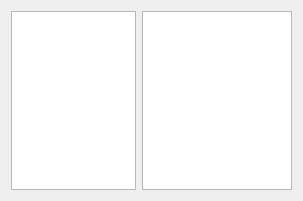
<?xml version="1.0" encoding="UTF-8"?>
<ui version="4.0">
 <class>Form</class>
 <widget class="QWidget" name="Form">
  <property name="geometry">
   <rect>
    <x>0</x>
    <y>0</y>
    <width>303</width>
    <height>201</height>
   </rect>
  </property>
  <property name="windowTitle">
   <string>Form</string>
  </property>
  <layout class="QHBoxLayout" name="horizontalLayout">
   <item>
    <widget class="GraphicsView" name="graphicsView">
     <property name="sizePolicy">
      <sizepolicy hsizetype="Preferred" vsizetype="Expanding">
       <horstretch>0</horstretch>
       <verstretch>0</verstretch>
      </sizepolicy>
     </property>
     <property name="backgroundBrush">
      <brush brushstyle="SolidPattern">
       <color alpha="255">
        <red>150</red>
        <green>150</green>
        <blue>150</blue>
       </color>
      </brush>
     </property>
    </widget>
   </item>
   <item>
    <widget class="QListView" name="listView">
     <property name="sizePolicy">
      <sizepolicy hsizetype="Minimum" vsizetype="Expanding">
       <horstretch>0</horstretch>
       <verstretch>0</verstretch>
      </sizepolicy>
     </property>
     <property name="maximumSize">
      <size>
       <width>150</width>
       <height>16777215</height>
      </size>
     </property>
     <property name="selectionMode">
      <enum>QAbstractItemView::ExtendedSelection</enum>
     </property>
    </widget>
   </item>
  </layout>
 </widget>
 <customwidgets>
  <customwidget>
   <class>GraphicsView</class>
   <extends>QGraphicsView</extends>
   <header>.graphics_view.h</header>
  </customwidget>
 </customwidgets>
 <resources/>
 <connections/>
</ui>
